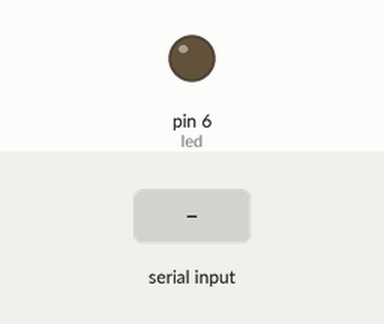
This sketch was run on a simulated Arduino Uno, built with avr-gcc and run on an emulated ATmega328P. On the bench: output pins drawn as LEDs (lit = HIGH). Inputs (shaded band) come from the test bench.

Above: at 1.2 s.
1.3 s: "A" received over Serial
At 2.5 s:
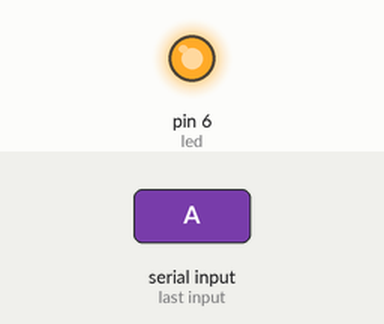
2.8 s: "a" received over Serial
At 3.9 s:
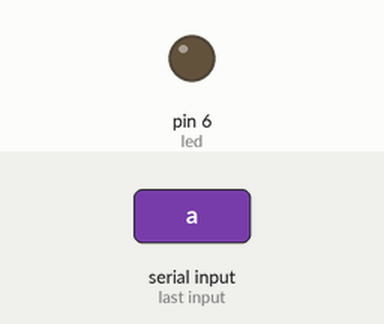
Timing chart, 0 to 5.8 s (numbered marks = the images above; inputs shaded):
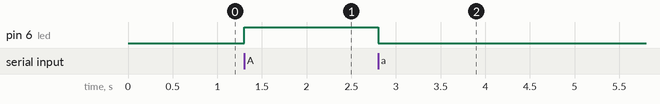

The sketch:

bluetooth_data_read.ino
```cpp
int led=6;
void setup() {
  // put your setup code here, to run once:
  pinMode(led,OUTPUT);
  Serial.begin(9600);

}

void loop() {
  // put your main code here, to run repeatedly:
  char data;
  if(Serial.available()){
    data=Serial.read();
    if(data=='A'){
      digitalWrite(led,HIGH);
      }
     else if(data=='a'){
      digitalWrite(led,LOW);
      }
    }

}
```

Measured:
- after the input at 1.3 s, pin 6 (led): LOW → HIGH at once
- after the input at 2.8 s, pin 6 (led): HIGH → LOW at once
